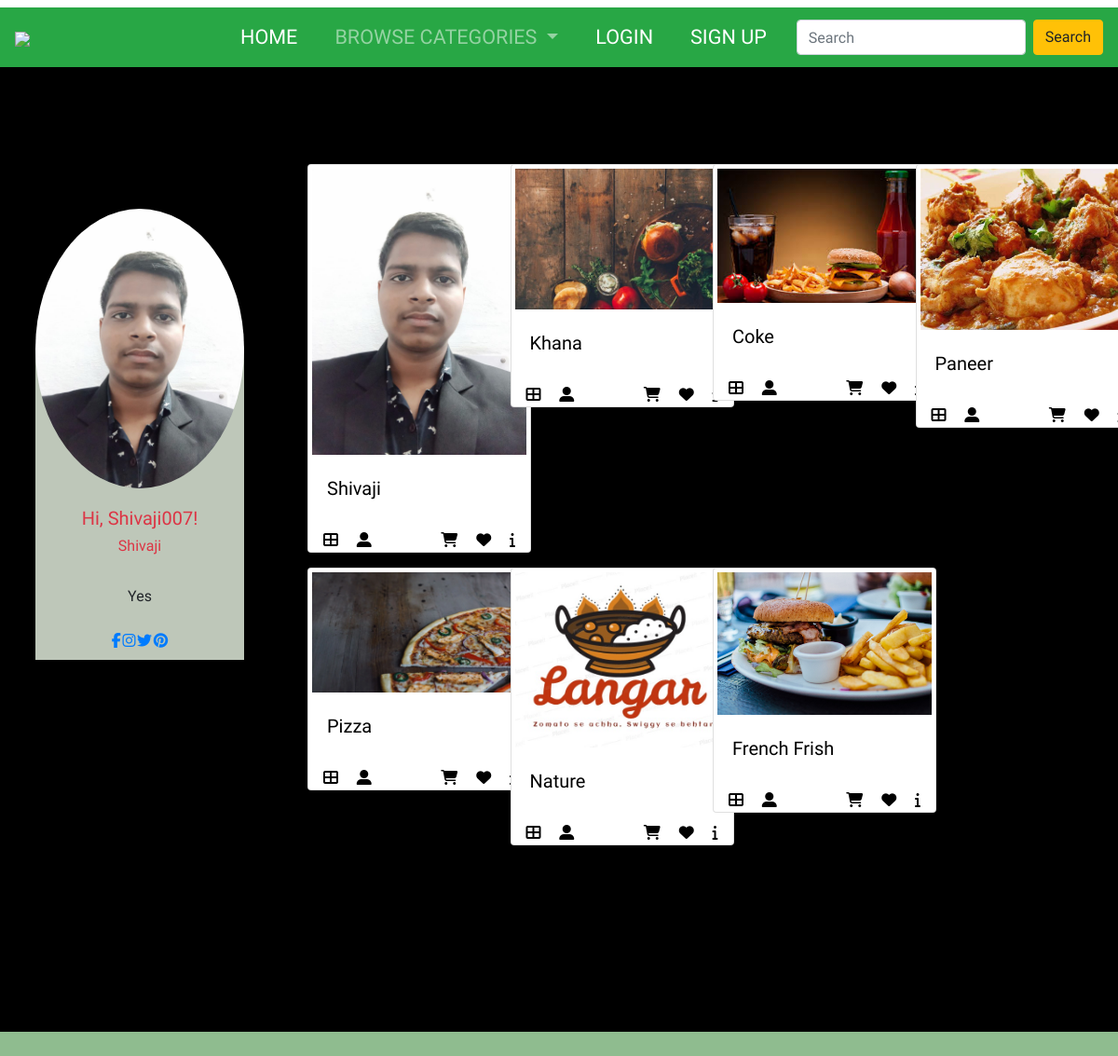
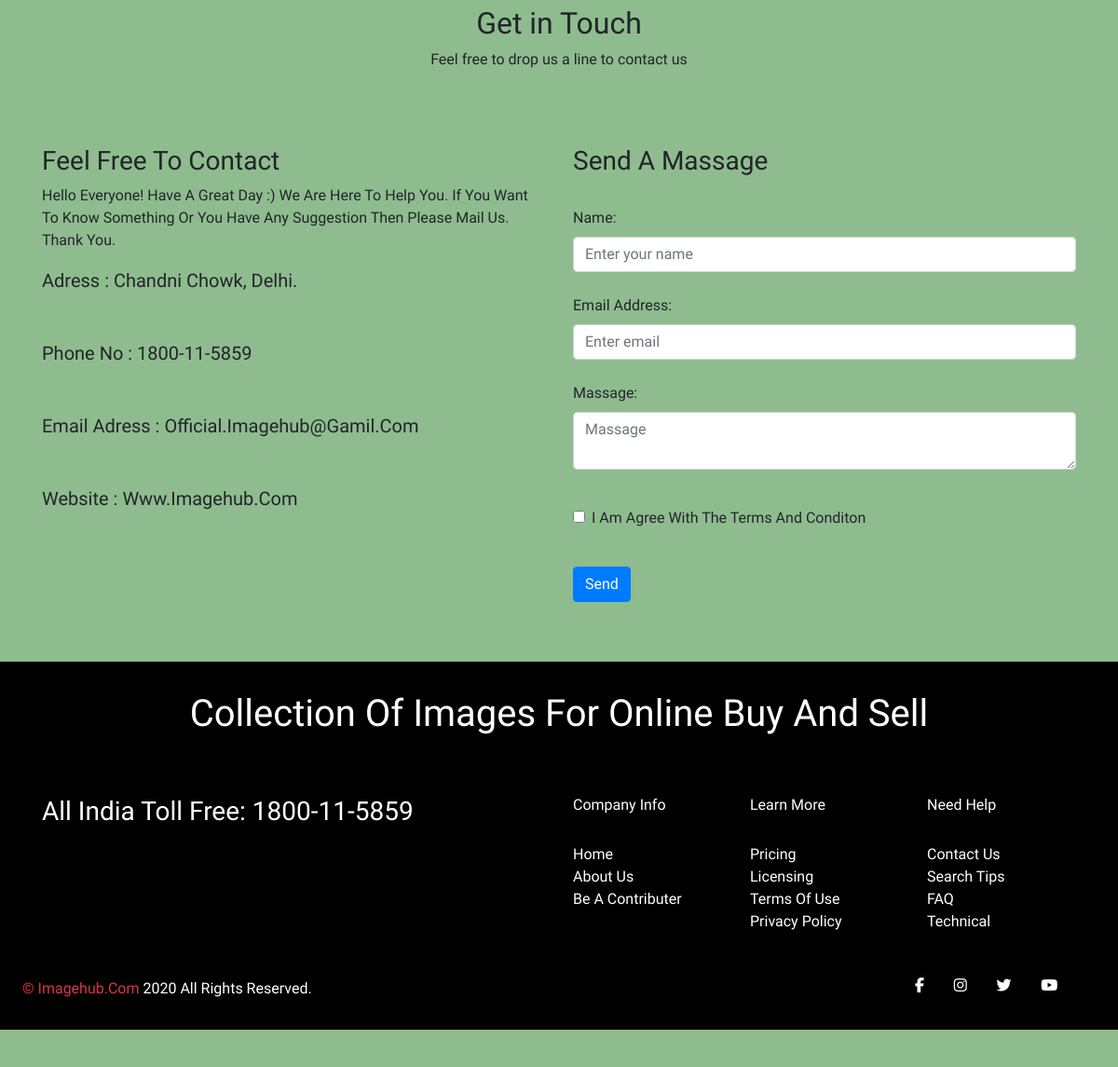
Page /buyer/same_modal.php?seller=Shivaji007 on the committed database (2 pictures, top to bottom).
### tables this page shows
CREATE TABLE `seller` (
  `username` varchar(255) NOT NULL,
  `pass` varchar(255) NOT NULL,
  `name` varchar(255) NOT NULL,
  `avtar` varchar(255) NOT NULL,
  `gender` varchar(10) NOT NULL,
  `email` varchar(255) NOT NULL,
  `contact no` bigint(11) NOT NULL,
  `profession` varchar(255) NOT NULL,
  `bio` text NOT NULL,
  `fb` varchar(255) NOT NULL,
  `insta` varchar(255) NOT NULL,
  `twitter` varchar(255) NOT NULL,
  `pinterest` varchar(255) NOT NULL,
  `payment_method` varchar(255) NOT NULL,
  `bank_name` varchar(255) NOT NULL,
  `acc_no` bigint(50) NOT NULL,
  `ifsc` varchar(100) NOT NULL,
  `paytm_no` bigint(11) NOT NULL,
  `upi_id` varchar(255) NOT NULL,
  `upi_no` bigint(11) NOT NULL
);

CREATE TABLE `images` (
  `i_id` int(10) NOT NULL,
  `i_name` varchar(255) NOT NULL,
  `i_path` varchar(255) NOT NULL,
  `category` varchar(255) NOT NULL,
  `description` text NOT NULL,
  `s_username` varchar(255) NOT NULL,
  `tag` text NOT NULL
);

### buyer/same_modal.php (the view, shortened to what this page needs)
<?php
include_once('../db_connect.php');
$seller = $_GET['seller'];
$images = "SELECT * FROM `images` WHERE s_username='$seller'";
$queryfire_images = mysqli_query($con, $images);
?>
<!DOCTYPE html>
<html>
<head>
<?php include_once('../bootstrap.php'); ?>
</head>
<body>
    <header class="pt-2">
    <?php
      if(!isset($_SESSION['username']))
      {
        include_once('header.php');
      }
      else
      {
        include_once('login_header.php');
      }
       ?>    </header>
<div style="background-color:black;" class=" container-fluid text-capitalize py-5">
<div class="row pb-5">
   <div class="col-lg-3 col-md-3 col-12">
    <div class=" container-fluid py-5 ">
<div class=" mt-5 p-2">
<?php
$get_data = "SELECT * FROM `seller` WHERE username= '$seller'";
$queryfire = mysqli_query($con,$get_data);
$result = mysqli_fetch_array($queryfire);
$avtar = $result['avtar'];
$name = $result['name'];
$bio = $result['bio'];
$fb = $result['fb'];
$insta = $result['insta'];
$twitter = $result['twitter'];
$pin = $result['pinterest'];
if($avtar=="")
{   ?>
    <center><img src="https://st3.depositphotos.com/13159112/17145/v/450/depositphotos_171453724-stock-illustration-default-avatar-profile-icon-grey.jpg"
     class="img-fluid" style="border-radius:50%; width:300px; height:300px;"></center>
    <div style="margin-top:-150px;background-color:#bec7b9; padding-top:170px;" class=" pb-2">
    <div class=" text-danger text-center"><h5>Hi, <?php echo $seller ?>!</h5><h6><?php echo $name ?></h6> </div>
     <br>
    <div class="text-center"><?php echo $bio ?> </div>
    <br>
    <div class="container pl-5 pr-5"><div class="row pr-5 pl-5">
     <div class=" mx-auto"><a href="<?php echo $fb  ?>"><i class="fa fa-facebook" aria-hidden="true"></i></a></div>
     <div class=" mx-auto"><a href="<?php echo $insta  ?>"><i class="fa fa-instagram" aria-hidden="true"></i></a></div>
     <div class=" mx-auto"><a href="<?php echo $twitter  ?>"><i class="fa fa-twitter" aria-hidden="true"></i></a></div>
     <div class="mx-auto"><a href="<?php echo $pin  ?>"><i class="fa fa-pinterest" aria-hidden="true"></i></a></div>
    </div></div>
    </div>
    <?php
}
else
{
    ?>
    <center><img src="../seller/profile image/<?php  echo $avtar;?>"
     class="img-fluid" style="border-radius:50%; width:300px; height:300px;"></center>
    <div style="margin-top:-150px;background-color:#bec7b9; padding-top:170px;" class=" pb-2">
    <div class=" text-danger text-center"><h5>Hi, <?php echo $seller ?>!</h5><h6><?php echo $name ?></h6> </div>
     <br>
    <div class="text-center"><?php echo $bio ?> </div>
    <br>
    <div class="container pl-5 pr-5"><div class="row pr-5 pl-5">
     <div class=" mx-auto"><a href="<?php echo $fb  ?>"><i class="fa fa-facebook" aria-hidden="true"></i></a></div>
     <div class=" mx-auto"><a href="<?php echo $insta  ?>"><i class="fa fa-instagram" aria-hidden="true"></i></a></div>
     <div class=" mx-auto"><a href="<?php echo $twitter  ?>"><i class="fa fa-twitter" aria-hidden="true"></i></a></div>
     <div class="mx-auto"><a href="<?php echo $pin  ?>"><i class="fa fa-pinterest" aria-hidden="true"></i></a></div>
    </div></div>
    </div>
    <?php
}
?>
</div>
</div>
   </div>
 <div class="col-lg-9 col-md-9 col-12">
 <div style="background-color:black;" class=" container-fluid text-capitalize py-5">
<div class="row pb-5">
  <?php
    while($result = mysqli_fetch_array($queryfire_images))
    {
        $image_id = $result['i_id'];
        $image_name = $result['i_name'];
        $image_url = $result['i_path'];
        $image_ctg = $result['category'];
        $image_tag = $result['tag'];
        ?>
          <div class=" col-lg-3 col-md-6 col-sm-12 col-12 my-2 ">
          <a href="more_info.php?id=<?php echo $image_id ?>" style =" text-decoration:none; color:black;">
          <div class="card mx-auto" style="width: 15rem;">
          <img src="../<?php echo $image_ctg ?>/<?php echo $image_url ?>" alt="<?php echo $image_tag ?>" class="img-fluid p-1">
               <div class="card-body">
                <h5 class="card-title"><?php echo $image_name ?></h5>
              </div></a>
              <div class="container-fluid"><div class="row px-3">
                 <div>
                <a href="see_all.php?ctg=<?php echo $image_ctg  ?>" style="color:black;"> <i class="fa fa-th-large" title = "same category" aria-hidden="true"></i></a>&nbsp;&nbsp;&nbsp;&nbsp;
                 <a href="same_modal.php?seller=<?php echo $seller ?>" style="color:black;"><i class='fas fa-user-alt' title = "same modal"></i> </a>
                 </div>
                 <div class="ml-auto">
                 <?php
                     if(!isset($_SESSION['username']))
                     {
                       ?>
                      <a href="../login.php" style="color:black;" target="_blank"><i class='fas fa-shopping-cart' title = "add to cart"></i></a>&nbsp;&nbsp;&nbsp;&nbsp;
                      <a href="../login.php" style="color:black;" target="_blank"><i class="fas fa-heart" title = "add to wishlist"></i></a>&nbsp;&nbsp;&nbsp;&nbsp;
                       <?php
                     }
                   ?>
                <a href="more_info.php?id=<?php echo $image_id?>" style="color:black;"><i class='fas fa-info' title = "more info"></i></a>
                 </div>
                 </div></div>
            </div>
           </div>
       <?php
    }
  ?>  </div>
<footer>
   <?php include_once('../contact.php'); ?>
<?php  include_once('../footer.php'); ?>
</footer>
</body>
</html>

### bootstrap.php (style rules this page uses)
* { font-family: 'Gotu', sans-serif; }

### rows in the picture
seller: avtar (picture), name "Shivaji", bio "Yes"
images: category+i_path (picture), i_name "Shivaji"
images: category+i_path (picture), i_name "Khana"
images: category+i_path (picture), i_name "Coke"
images: category+i_path (picture), i_name "Paneer"
images: category+i_path (picture), i_name "Pizza"
images: category+i_path (picture), i_name "Nature"
images: category+i_path (picture), i_name "French Frish"

### other values in the picture
$seller "Shivaji007"
